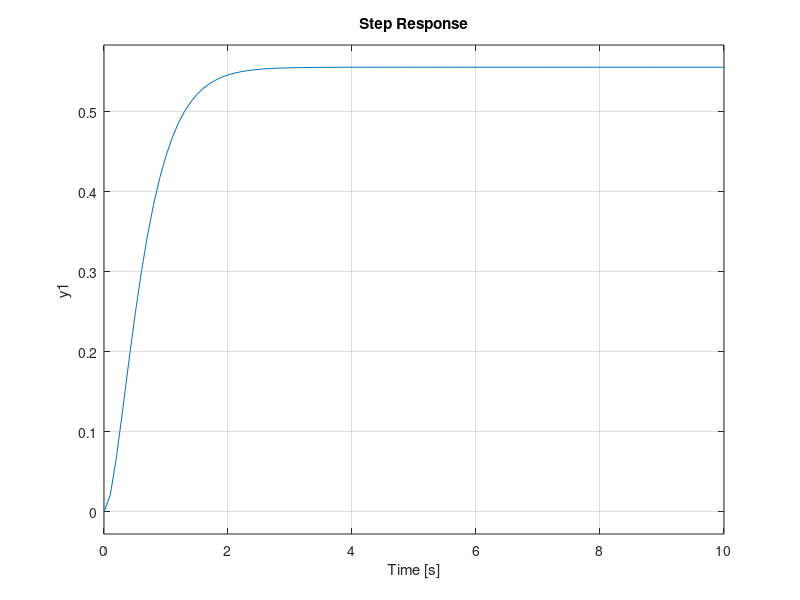

This chart was generated by the following MATLAB code:
pkg load control;

numerador_A = 3;
denominador_A = [2, 1];

numerador_B = 3;
denominador_B = [2, -1];

numerador_C = 5;
denominador_C = [-2,-5];

numerador_D = 5;
denominador_D = [2,5];

numerador_E = 5;
denominador_E = [1,2,5];

numerador_F = 5;
denominador_F = [1,-2,5];

numerador_G = 5;
denominador_G = [1,0,16];

numerador_H = 5;
denominador_H = [1,0,-16];

numerador_I = 5;
denominador_I = [1,6,9];
% Calcular os pólos (raízes do denominador)
poles_A = roots(denominador_A);
poles_B = roots(denominador_B);
poles_C = roots(denominador_C);
poles_D = roots(denominador_D);
poles_E = roots(denominador_E);
poles_F = roots(denominador_F);
poles_G = roots(denominador_G);
poles_H = roots(denominador_H);
poles_I = roots(denominador_I);

% Exibir os pólos
disp('Pólos de A:');
disp(poles_A);

disp('Pólos de B:');
disp(poles_B);

disp('Pólos de C:');
disp(poles_C);

disp('Pólos de D:');
disp(poles_D);

disp('Pólos de E:');
disp(poles_E);

disp('Pólos de F:');
disp(poles_F);

disp('Pólos de G:');
disp(poles_G);

disp('Pólos de H:');
disp(poles_H);

disp('Pólos de I:');
disp(poles_I);

%Plotar no grafico

plot_A = tf(numerador_A,denominador_A);
step(plot_A,10);

plot_B = tf(numerador_B,denominador_B);
step(plot_B,10);

plot_C = tf(numerador_C,denominador_C);
step(plot_C,10);

plot_D = tf(numerador_D,denominador_D);
step(plot_D,10);

plot_E = tf(numerador_E,denominador_E);
step(plot_E,10);

plot_F = tf(numerador_F,denominador_F);
step(plot_F,10);

plot_G = tf(numerador_G,denominador_G);
step(plot_G,10);

plot_H = tf(numerador_H,denominador_H);
step(plot_H,10);

plot_I = tf(numerador_I,denominador_I);
step(plot_I,10);






























































